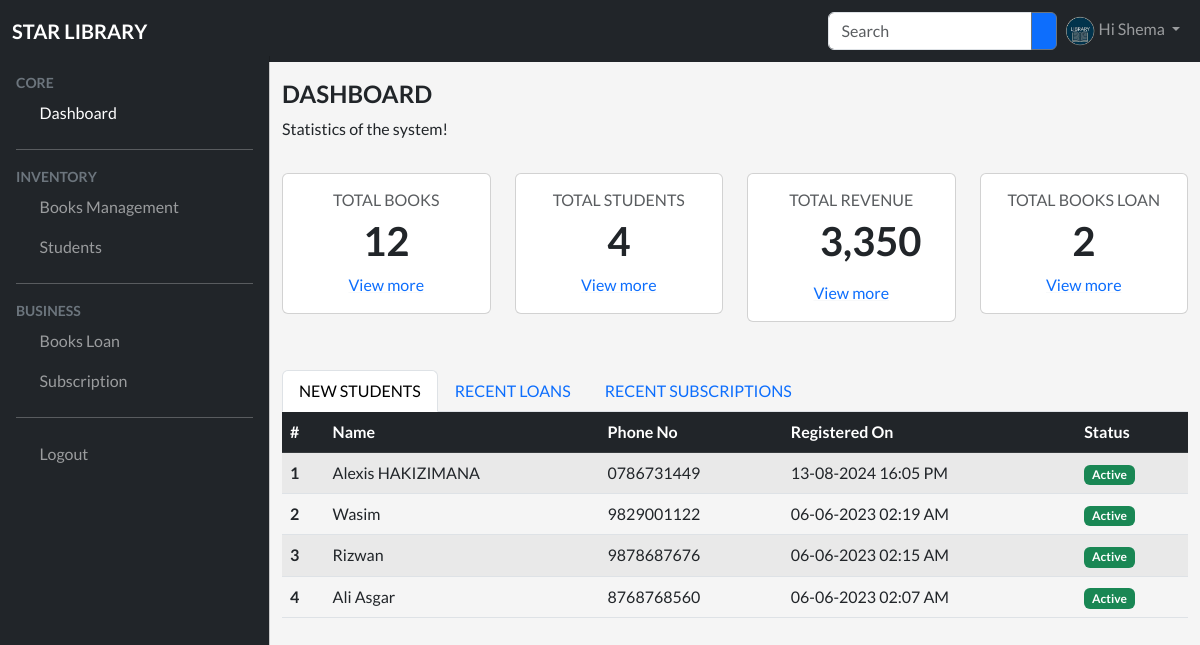
/dashboard.php (signed in), run on the app's committed database.
### tables this page shows
CREATE TABLE `students` (
  `id` int(11) NOT NULL,
  `name` varchar(255) DEFAULT NULL,
  `phone_no` varchar(15) DEFAULT NULL,
  `email` varchar(255) DEFAULT NULL,
  `address` text DEFAULT NULL,
  `status` tinyint(1) NOT NULL DEFAULT 1,
  `created_at` timestamp NOT NULL DEFAULT current_timestamp(),
  `updated_at` timestamp NULL DEFAULT NULL
);

### models/dashboard.php (called while the page is built)
<?php
function getCounts($conn)
{
    $counts = array(
        'total_books' => 0,
        'total_students' => 0,
        'total_loans' => 0,
        'total_revenue' => 0,
    );
    $sql = "select count(id) as total_books from books";
    $res = $conn->query($sql);
    if ($res->num_rows > 0) {
        $books = mysqli_fetch_assoc($res);
        $counts['total_books'] = $books['total_books'];
    }
    $sql = "select count(id) as total_students from students";
    $res = $conn->query($sql);
    if ($res->num_rows > 0) {
        $books = mysqli_fetch_assoc($res);
        $counts['total_students'] = $books['total_students'];
    }
    $sql = "select count(id) as total_loans from book_loans";
    $res = $conn->query($sql);
    if ($res->num_rows > 0) {
        $books = mysqli_fetch_assoc($res);
        $counts['total_loans'] = $books['total_loans'];
    }
    $sql = "select sum(amount) as total_revenue from subscriptions";
    $res = $conn->query($sql);
    if ($res->num_rows > 0) {
        $books = mysqli_fetch_assoc($res);
        $counts['total_revenue'] = $books['total_revenue'];
    }
    return $counts;
}
function getTabData($conn)
{
    $tabs = array(
        'students' => array(),
        'loans' => array(),
        'subscriptions' => array(),
    );
    $sql = "select * from students order by id desc limit 5";
    $res = $conn->query($sql);
    if ($res->num_rows > 0) {
        while ($row = $res->fetch_assoc()) {
            $tabs['students'][] = $row;
        }
    }
    $sql = "select l.*, b.title as book_title, s.name as student_name
        from book_loans l
        inner join books b on b.id = l.book_id
        inner join students s on s.id = l.student_id
        order by l.id desc limit 5";
    $res = $conn->query($sql);
    if ($res->num_rows > 0) {
        while ($row = $res->fetch_assoc()) {
            $tabs['loans'][] = $row;
        }
    }
    $sql = "select s.*, p.title as plan_name, st.name as student_name
        from subscriptions s
        inner join subscription_plans p on p.id = s.plan_id
        inner join students st on st.id = s.student_id
        order by s.id desc limit 5";
    $res = $conn->query($sql);
    if ($res->num_rows > 0) {
        while ($row = $res->fetch_assoc()) {
            $tabs['subscriptions'][] = $row;
        }
    }
    return $tabs;
}

### dashboard.php (the view, shortened to what this page needs)
<?php
include_once(DIR_URL . "config/database.php");
include_once(DIR_URL . "models/dashboard.php");
$counts = getCounts($conn);
$tabs = getTabData($conn);
include_once(DIR_URL . "include/header.php");
include_once(DIR_URL . "include/topbar.php");
include_once(DIR_URL . "include/sidebar.php");
?>
<main class="mt-5 pt-3">
    <div class="container-fluid">
        <div class="row">
            <div class="col-md-12 my-3">
                <h4 class="fw-bold text-uppercase">Dashboard</h4>
                <p>Statistics of the system!</p>
            </div>
            <div class="col-md-3">
                <div class="card">
                    <div class="card-body text-center">
                        <h6 class="card-title text-uppercase text-muted">
                            Total Books
                        </h6>
                        <p class="h1 fw-bold"><?php echo $counts['total_books'] ?></p>
                        <a href="<?php echo BASE_URL ?>books" class="card-link link-underline-light">View more
                        </a>
                    </div>
                </div>
            </div>
            <div class="col-md-3">
                <div class="card">
                    <div class="card-body text-center">
                        <h6 class="card-title text-uppercase text-muted">
                            Total Students
                        </h6>
                        <p class="h1 fw-bold"><?php echo $counts['total_students'] ?></p>
                        <a href="<?php echo BASE_URL ?>students" class="card-link link-underline-light">View more</a>
                    </div>
                </div>
            </div>
            <div class="col-md-3">
                <div class="card">
                    <div class="card-body text-center">
                        <h6 class="card-title text-uppercase text-muted">
                            Total Revenue
                        </h6>
                        <p class="h1 fw-bold">
                            <i class="fa-solid fa-indian-rupee-sign"></i> <?php echo number_format($counts['total_revenue']) ?></p>
                        <a href="<?php echo BASE_URL ?>subscriptions/purchase-history.php" class="card-link link-underline-light">View more
                        </a>
                    </div>
                </div>
            </div>
            <div class="col-md-3">
                <div class="card">
                    <div class="card-body text-center">
                        <h6 class="card-title text-uppercase text-muted">
                            Total Books Loan
                        </h6>
                        <p class="h1 fw-bold"><?php echo $counts['total_loans'] ?></p>
                        <a href="<?php echo BASE_URL ?>loans" class="card-link link-underline-light">View more</a>
                    </div>
                </div>
            </div>
        </div>
        <div class="row mt-5">
            <div class="col-md-12">
                <ul class="nav nav-tabs" id="myTab" role="tablist">
                    <li class="nav-item" role="presentation">
                        <button class="nav-link text-uppercase active" id="new-students" data-bs-toggle="tab" data-bs-target="#new-students-pane" type="button" role="tab" aria-controls="new-students-pane" aria-selected="true">
                            New Students
                        </button>
                    </li>
                    <li class="nav-item" role="presentation">
                        <button class="nav-link text-uppercase" id="recent-loans" data-bs-toggle="tab" data-bs-target="#recent-loans-pane" type="button" role="tab" aria-controls="recent-loans-pane" aria-selected="false">
                            Recent Loans
                        </button>
                    </li>
                    <li class="nav-item" role="presentation">
                        <button class="nav-link text-uppercase" id="recent-subscription" data-bs-toggle="tab" data-bs-target="#recent-subscription-pane" type="button" role="tab" aria-controls="recent-subscription-pane" aria-selected="false">
                            Recent Subscriptions
                        </button>
                    </li>
                </ul>
                <div class="tab-content" id="myTabContent">
                    <div class="tab-pane fade show active" id="new-students-pane" role="tabpanel" aria-labelledby="new-students" tabindex="0">
                        <div class="table-responsive">
                            <table class="table table-responsive table-striped">
                                <thead class="table-dark">
                                    <tr>
                                        <th scope="col">#</th>
                                        <th scope="col">Name</th>
                                        <th scope="col">Phone No</th>
                                        <th scope="col">Registered On</th>
                                        <th scope="col">Status</th>
                                    </tr>
                                </thead>
                                <tbody>
                                    <?php
                                    $i = 1;
                                    foreach ($tabs['students'] as $st) {
                                        ?>
                                        <tr>
                                            <th><?php echo $i++ ?></th>
                                            <td><?php echo $st['name'] ?></td>
                                            <td><?php echo $st['phone_no'] ?></td>
                                            <td><?php echo date("d-m-Y H:i A", strtotime($st['created_at'])) ?></td>
                                            <td>
                                                <?php
                                                if ($st['status'] == 1)
                                                    echo '<span class="badge text-bg-success">Active</span>';
                                                else echo '<span class="badge text-bg-danger">Inactive</span>';
                                                ?>
                                            </td>
                                        </tr>
                                    <?php } ?>
                                </tbody>
                            </table>
                        </div>
                    </div>
                </div>
            </div>
        </div>
    </div>
</main>
<?php include_once(DIR_URL . "include/footer.php") ?>

### include/header.php (shortened to what this page needs)
<!DOCTYPE html>
<html lang="en">
<head>
    <link href="<?php echo BASE_URL ?>assets/css/bootstrap.min.css" rel="stylesheet" />
    <link href="<?php echo BASE_URL ?>assets/css/dataTables.bootstrap5.min.css" rel="stylesheet" />
    <link rel="stylesheet" href="<?php echo BASE_URL ?>assets/css/style.css" />
</head>
<body>

### include/topbar.php (shortened to what this page needs)
<nav class="navbar navbar-expand-lg navbar-dark bg-dark fixed-top">
    <div class="container-fluid">
        <a class="navbar-brand fw-bold text-uppercase me-auto" href="#">Star Library</a>
        <div class="collapse navbar-collapse" id="navbarSupportedContent">
            <form class="d-flex ms-auto" role="search">
                <div class="input-group my-3 my-lg-0">
                    <input type="text" class="form-control" placeholder="Search" aria-describedby="button-addon2" />
                    <button class="btn btn-outline-secondary bg-primary text-white" type="button" id="button-addon2">
                    </button>
                </div>
            </form>
            <ul class="navbar-nav mb-2 mb-lg-0">
                <li class="nav-item dropdown">
                    <a class="nav-link dropdown-toggle" href="#" role="button" data-bs-toggle="dropdown" aria-expanded="false">
                        <?php if ($_SESSION['user']['profile_pic']) { ?>
                            <img src="
                                            <?php echo BASE_URL . 'assets/uploads/' . $_SESSION['user']['profile_pic'] ?>" class="user-icon" />
                        <?php } else { ?>
                            <img src="
                                            <?php echo BASE_URL . 'assets/images/user.jpg' ?>" class="user-icon" />
                        <?php } ?>
                        Hi <?php echo $_SESSION['user']['name'] ?>
                    </a>
                </li>
            </ul>
        </div>
    </div>
</nav>

### include/sidebar.php (shortened to what this page needs)
<div class="offcanvas offcanvas-start bg-dark text-white sidebar-nav" tabindex="-1" id="offcanvasExample" aria-labelledby="offcanvasExampleLabel">
    <div class="offcanvas-body">
        <nav class="navbar-dark">
            <ul class="navbar-nav">
                <li>
                    <div class="text-secondary small fw-bold text-uppercase">
                        Core
                    </div>
                </li>
                <li class="nav-item">
                    <a class="nav-link active" aria-current="page" href="<?php echo BASE_URL ?>dashboard">
                        <i class="fas fa-tachometer-alt-fast me-2"></i> Dashboard</a>
                </li>
                <li class="my-0">
                    <hr />
                </li>
                <li>
                    <div class="text-secondary small fw-bold text-uppercase">
                        Inventory
                    </div>
                </li>
                <li class="nav-item">
                    <a class="nav-link sidebar-link" data-bs-toggle="collapse" href="#booksManagement" role="button" aria-expanded="false" aria-controls="booksManagement">
                        <i class="fa-solid fa-book me-2"></i>
                        Books Management
                        <span class="right-icon float-end"><i class="fas fa-chevron-down"></i></span>
                    </a>
                </li>
                <li class="nav-item">
                    <a class="nav-link sidebar-link" data-bs-toggle="collapse" href="#studentsManagement" role="button" aria-expanded="false" aria-controls="studentsManagement">
                        <i class="fa-solid fa-users me-2"></i>
                        Students
                        <span class="right-icon float-end"><i class="fas fa-chevron-down"></i></span>
                    </a>
                </li>
                <li class="my-0">
                    <hr />
                </li>
                <li>
                    <div class="text-secondary small fw-bold text-uppercase">
                        Business
                    </div>
                </li>
                <li class="nav-item">
                    <a class="nav-link sidebar-link" data-bs-toggle="collapse" href="#loanManagement" role="button" aria-expanded="false" aria-controls="loanManagement">
                        <i class="fas fa-book-reader me-2"></i>
                        Books Loan
                        <span class="right-icon float-end"><i class="fas fa-chevron-down"></i></span>
                    </a>
                </li>
                <li class="nav-item">
                    <a class="nav-link sidebar-link" data-bs-toggle="collapse" href="#subscriptionManagement" role="button" aria-expanded="false" aria-controls="subscriptionManagement">
                        <i class="fa-solid fa-indian-rupee-sign me-2"></i>
                        Subscription
                        <span class="right-icon float-end"><i class="fas fa-chevron-down"></i></span>
                    </a>
                </li>
                <li class="my-0">
                    <hr />
                </li>
                <li class="nav-item">
                    <a href="<?php echo BASE_URL ?>logout.php" class="nav-link"><i class="fa-solid fa-right-from-bracket me-2"></i> Logout</a>
                </li>
            </ul>
        </nav>
    </div>
</div>

### include/footer.php (shortened to what this page needs)
</body>
</html>

### assets/css/style.css (style rules this page uses)
body { font-family: "Lato", sans-serif; background-color: #f5f5f5; height: 100vh; }
:root { --offcanvas-width: 270px; --topNavbarHeight: 56px; }
.user-icon { width: 30px; border-radius: 100%; }
.sidebar-nav { width: var(--offcanvas-width) !important; }
.sidebar-link .right-icon { transition: all 0.2s; }
@media (min-width: 992px) { body { overflow: auto !important; } }
@media (min-width: 992px) { .sidebar-nav { transform: none !important; visibility: visible !important; top: var(--topNavbarHeight) !important; } }
@media (min-width: 992px) { main { margin-left: var(--offcanvas-width); } }

### data on the page
students: name "Alexis HAKIZIMANA", phone_no "0786731449", created_at "13-08-2024 16:05 PM", status "Active"
students: name "Wasim", phone_no "9829001122", created_at "06-06-2023 02:19 AM", status "Active"
students: name "Rizwan", phone_no "9878687676", created_at "06-06-2023 02:15 AM", status "Active"
students: name "Ali Asgar", phone_no "8768768560", created_at "06-06-2023 02:07 AM", status "Active"

### other printed values
$_SESSION['user']['name'] "Shema"
$counts['total_books'] "12"
$counts['total_students'] "4"
$counts['total_revenue'] "3,350"
$counts['total_loans'] "2"
